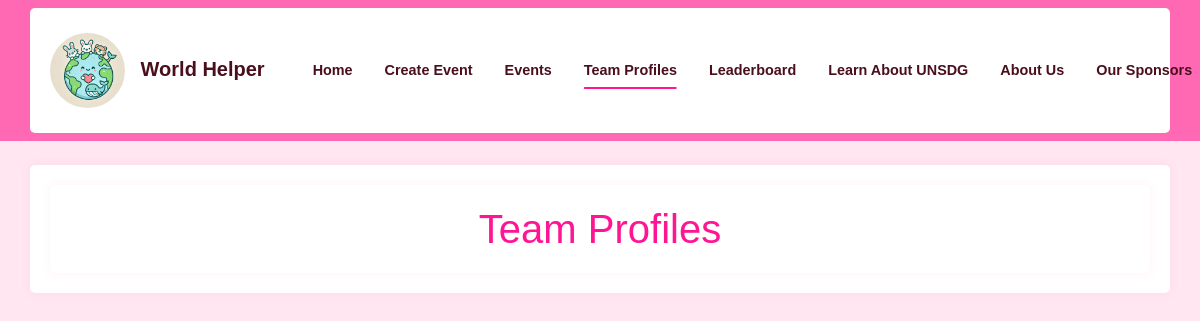
The app's page /team_profiles, older data.
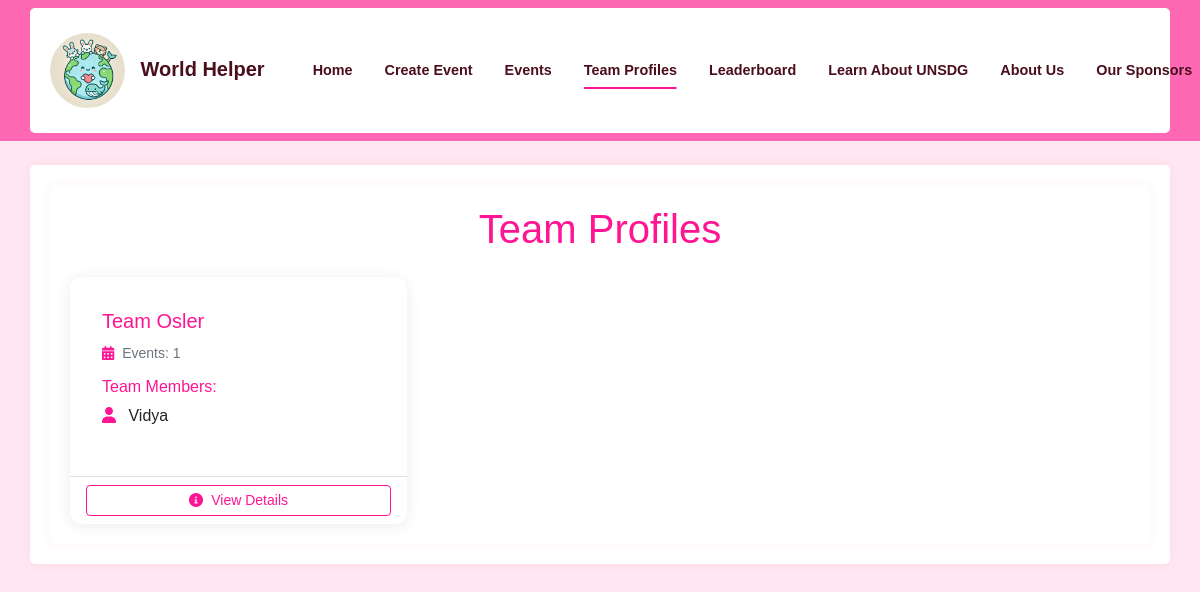
The same page, newer data.
### app/models.py (models this page shows, shortened)
class Team(db.Model):
    id = db.Column(db.Integer, primary_key=True)
    team_phrase = db.Column(db.String(100), nullable=False)
    name = db.Column(db.String(64), nullable=False)
    members = db.relationship('TeamMember', backref='team', lazy='dynamic',
                            cascade='all, delete-orphan')
    events = db.relationship('Event', backref='team', lazy='dynamic',
                           cascade='all, delete-orphan')
    bingo_card = db.relationship('BingoCard', backref='team', uselist=False,
                                cascade='all, delete-orphan')
    created_at = db.Column(db.DateTime, default=datetime.utcnow)

class TeamMember(db.Model):
    id = db.Column(db.Integer, primary_key=True)
    name = db.Column(db.String(64), nullable=False)
    team_id = db.Column(db.Integer, db.ForeignKey('team.id', ondelete='CASCADE'), nullable=False)
    is_captain = db.Column(db.Boolean, default=False)
    __table_args__ = (
        db.UniqueConstraint('team_id', 'name', name='unique_member_per_team'),
    )

### app/main/routes.py (the view)
@bp.route('/team_profiles')
def team_profiles():
    teams = db.session.query(Team, func.count(Event.id).label('event_count')) \
        .outerjoin(Event) \
        .group_by(Team.id) \
        .order_by(Team.name) \
        .all()
    return render_template('team_profiles.html', teams=teams)

### app/main/routes.py (called while the page is built)
@bp.context_processor
def utility_processor():
    return dict(SDG_DESCRIPTIONS=SDG_DESCRIPTIONS)

### app/templates/team_profiles.html (shortened to what this page needs)
{% extends "base.html" %}
{% block content %}
<div class="container">
    <h1 class="text-center mb-4 theme-pink">Team Profiles</h1>
    <div class="row row-cols-1 row-cols-md-2 row-cols-lg-3 g-4">
        {% for team, event_count in teams %}
        <div class="col">
            <div class="card h-100">
                <div class="card-body">
                    <h5 class="card-title theme-pink">{{ team.name }}</h5>
                    <div class="mb-3">
                        <small class="text-muted">
                            <i class="fas fa-calendar-alt me-1 theme-pink"></i>
                            Events: {{ event_count }}
                        </small>
                    </div>
                    <h6 class="card-subtitle mb-2 theme-pink">Team Members:</h6>
                    <ul class="list-unstyled">
                        {% for member in team.members %}
                        <li class="mb-2">
                            <i class="fas {% if member.is_captain %}fa-crown text-warning{% else %}fa-user text-pink{% endif %} me-2"></i>
                            {{ member.name }}
                        </li>
                        {% endfor %}
                    </ul>
                </div>
                <div class="card-footer bg-transparent border-top">
                    <a href="{{ url_for('main.team', team_id=team.id) }}"
                       class="btn btn-outline-pink btn-sm w-100">
                        <i class="fas fa-info-circle me-1"></i> View Details
                    </a>
                </div>
            </div>
        </div>
        {% endfor %}
    </div>
</div>
{% endblock %}

### app/templates/base.html (shortened to what this page needs)
<!DOCTYPE html>
<html lang="en">
<head>
    <link rel="stylesheet" href="https://cdn.jsdelivr.net/npm/bootstrap@5.2.3/dist/css/bootstrap.min.css">
    <link rel="stylesheet" href="{{ url_for('static', filename='css/custom.css') }}">
    <link rel="stylesheet" href="https://cdnjs.cloudflare.com/ajax/libs/font-awesome/6.0.0/css/all.min.css">
    <link href="https://cdn.quilljs.com/1.3.6/quill.snow.css" rel="stylesheet">
</head>
<body>
    <nav class="navbar navbar-expand-lg navbar-dark">
        <div class="container">
            <a class="navbar-brand" href="{{ url_for('main.index') }}">
                <img src="{{ url_for('static', filename='images/dalle.webp') }}"
                     alt="World Helper Logo"
                     class="navbar-logo">
                World Helper
            </a>
            <div class="collapse navbar-collapse" id="navbarNav">
                <ul class="navbar-nav ms-auto">
                    <li class="nav-item">
                        <a class="nav-link {{ 'active' if request.endpoint == 'main.index' }}" href="{{ url_for('main.index') }}">Home</a>
                    </li>
                    <li class="nav-item">
                        <a class="nav-link {{ 'active' if request.endpoint == 'main.create_event' }}" href="{{ url_for('main.create_event') }}">Create Event</a>
                    </li>
                    <li class="nav-item">
                        <a class="nav-link {{ 'active' if request.endpoint == 'main.events' }}" href="{{ url_for('main.events') }}">Events</a>
                    </li>
                    <li class="nav-item">
                        <a class="nav-link {{ 'active' if request.endpoint == 'main.team_profiles' }}" href="{{ url_for('main.team_profiles') }}">Team Profiles</a>
                    </li>
                    <li class="nav-item">
                        <a class="nav-link {{ 'active' if request.endpoint == 'main.leaderboard' }}" href="{{ url_for('main.leaderboard') }}">Leaderboard</a>
                    </li>
                    <li class="nav-item">
                        <a class="nav-link {{ 'active' if request.endpoint == 'main.learn_unsdg' }}" href="{{ url_for('main.learn_unsdg') }}">Learn About UNSDG</a>
                    </li>
                    <li class="nav-item">
                        <a class="nav-link {{ 'active' if request.endpoint == 'main.about' }}" href="{{ url_for('main.about') }}">About Us</a>
                    </li>
                    <li class="nav-item">
                        <a class="nav-link {{ 'active' if request.endpoint == 'main.sponsors' }}" href="{{ url_for('main.sponsors') }}">Our Sponsors</a>
                    </li>
                </ul>
            </div>
        </div>
    </nav>
    <div class="container mt-4">
        {% block content %}{% endblock %}
    </div>
</body>
</html>

### app/static/css/custom.css (style rules this page uses)
:root { --pink-primary: #FF1493; --pink-secondary: #FF69B4; --pink-light: #FFE6F0; --pink-border: #FFCCE6; --pink-hover: #FF1493; --pink-dark: #4a0e1c; }
body { font-family: 'Arial', sans-serif; background-color: var(--pink-light); }
.navbar { background-color: var(--pink-secondary) !important; }
.navbar-brand, .nav-link { color: var(--pink-dark) !important; font-weight: bold; transition: color 0.3s ease; }
.container { background-color: #ffffff; border-radius: 5px; padding: 20px; box-shadow: 0 0 10px rgba(255, 105, 180, 0.1); }
h1, .world-helper-title { color: var(--pink-primary); margin-bottom: 20px; }
.text-pink { color: var(--pink-primary) !important; }
.btn-outline-pink { color: var(--pink-secondary); border-color: var(--pink-secondary); }
.theme-pink { color: var(--pink-primary); }
.card { border: 2px solid var(--pink-border); border-radius: 12px; box-shadow: 0 4px 6px rgba(0, 0, 0, 0.1); overflow: hidden; }
.card-body { padding: 2rem; }
.card { border: none; box-shadow: 0 2px 15px rgba(0,0,0,0.08); transition: transform 0.2s ease; }
.btn-outline-pink { border-color: var(--pink-primary); color: var(--pink-primary); transition: all 0.3s ease; }
.collapse { transition: all 0.3s ease; }
.navbar-nav { width: 100%; display: flex; justify-content: space-between; align-items: center; padding: 0 1rem; }
.nav-item { text-align: center; margin: 0 0.3rem; }
.nav-link { font-size: 0.9rem; white-space: nowrap; padding: 0.5rem 0.7rem !important; }
.nav-link.active { position: relative; }
.nav-link.active::after { content: ''; position: absolute; bottom: 0; left: 50%; transform: translateX(-50%); width: 80%; height: 2px; background-color: var(--pink-primary); border-radius: 2px; }
.navbar-logo { width: 75px; height: 75px; border-radius: 50%; margin-right: 10px; vertical-align: middle; }

Row changes from the older to the newer data that the page shows:
added Team: name "Team Osler", id "1"
added TeamMember: is_captain False (drawn), name "Vidya"
